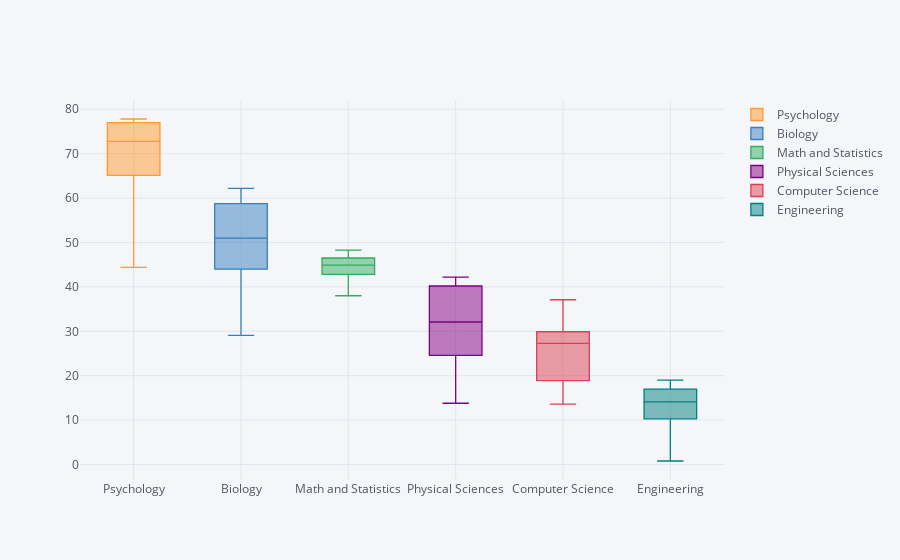

The notebook cell saved with this chart:
### Code cell
df=bachelor_degrees.loc[:,stem_cats]
title_plot, x_title, y_title = 'Women distribution in stem degrees 1970-2011','Stem degrees','Percent'
fig=plot_box_cf(df,title_plot,x_title,y_title)
iplot(fig,config=config_cf)

### Figure 1 — Plotly figure (JSON) as saved in the notebook; plotly's stock layout.template omitted (floating-point values rounded to 4 significant figures)
{"data": [{"boxpoints": false, "line": {"width": 1.3}, "marker": {"color": "rgba(255, 153, 51, 1.0)"}, "name": "Psychology", "orientation": "v", "type": "box", "uid": "09ad8f60-324c-42a7-b160-1648925c6c92", "y": [44.4, 46.2, 47.6, 50.4, 52.6, 54.5, 56.9, 59, 61.3, 63.3, 65.1, 66.9, 67.5, 67.9, 68.2, 69, 69, 70.1, 70.9, 71.6, 72.6, 73.2, 73.2, 73.1, 72.9, 73, 73.9, 74.4, 75.1, 76.5, 77.5, 77.5, 77.7, 77.8, 77.8, 77.5, 77.4, 77.1, 77.2, 77.1, 77, 76.7]}, {"boxpoints": false, "line": {"width": 1.3}, "marker": {"color": "rgba(55, 128, 191, 1.0)"}, "name": "Biology", "orientation": "v", "type": "box", "uid": "7d260706-2529-460f-828a-f09bc12f7a0c", "y": [29.09, 29.39, 29.81, 31.15, 33.0, 34.45, 36.07, 38.33, 40.11, 42.07, 44.0, 45.25, 45.97, 46.71, 47.67, 47.91, 48.3, 50.21, 50.1, 50.77, 50.82, 51.47, 51.35, 51.12, 52.25, 52.6, 53.79, 55.0, 56.35, 58.23, 59.39, 60.71, 61.9, 62.17, 61.91, 61.5, 60.17, 59.41, 59.31, 58.49, 59.01, 58.74]}, {"boxpoints": false, "line": {"width": 1.3}, "marker": {"color": "rgba(50, 171, 96, 1.0)"}, "name": "Math and Statistics", "orientation": "v", "type": "box", "uid": "1090cba7-1480-42f6-ba27-10bd1ef0f804", "y": [38, 39, 40.2, 40.9, 41.8, 40.7, 41.5, 41.1, 41.6, 42.3, 42.8, 43.2, 44, 44.3, 46.2, 46.5, 46.7, 46.5, 46.2, 46.2, 47.3, 47, 47.4, 46.4, 47, 46.1, 46.4, 47, 48.3, 47.8, 48.2, 47, 45.7, 46, 44.7, 45.1, 44.1, 44.1, 43.3, 43.3, 43.1, 43.1]}, {"boxpoints": false, "line": {"width": 1.3}, "marker": {"color": "rgba(128, 0, 128, 1.0)"}, "name": "Physical Sciences", "orientation": "v", "type": "box", "uid": "aa2e92a3-e8ed-430d-8ef4-2329e443b7e6", "y": [13.8, 14.9, 14.8, 16.5, 18.2, 19.1, 20, 21.3, 22.5, 23.7, 24.6, 25.7, 27.3, 27.6, 28, 27.5, 28.4, 30.4, 29.7, 31.3, 31.6, 32.6, 32.6, 33.6, 34.8, 35.9, 37.3, 38.3, 39.7, 40.2, 41, 42.2, 41.1, 41.7, 42.1, 41.6, 40.8, 40.7, 40.7, 40.7, 40.2, 40.1]}, {"boxpoints": false, "line": {"width": 1.3}, "marker": {"color": "rgba(219, 64, 82, 1.0)"}, "name": "Computer Science", "orientation": "v", "type": "box", "uid": "b7e8f9fe-e5eb-4642-8c06-0eb4faa7e020", "y": [13.6, 13.6, 14.9, 16.4, 18.9, 19.8, 23.9, 25.7, 28.1, 30.2, 32.5, 34.8, 36.3, 37.1, 36.8, 35.7, 34.7, 32.4, 30.8, 29.9, 29.4, 28.7, 28.2, 28.5, 28.5, 27.5, 27.1, 26.8, 27, 28.1, 27.7, 27.6, 27, 25.1, 22.2, 20.6, 18.6, 17.6, 17.8, 18.1, 17.6, 18.2]}, {"boxpoints": false, "line": {"width": 1.3}, "marker": {"color": "rgba(0, 128, 128, 1.0)"}, "name": "Engineering", "orientation": "v", "type": "box", "uid": "8071f37d-f1bb-426a-b14e-15db1467e605", "y": [0.8, 1, 1.2, 1.6, 2.2, 3.2, 4.5, 6.8, 8.4, 9.4, 10.3, 11.6, 12.4, 13.1, 13.5, 13.5, 13.9, 14, 13.9, 14.1, 14.1, 14, 14.5, 14.9, 15.7, 16.2, 16.7, 17, 17.8, 18.6, 18.4, 19, 18.7, 18.8, 18.2, 17.9, 16.8, 16.8, 16.5, 16.8, 17.2, 17.5]}], "layout": {"legend": {"bgcolor": "#F5F6F9", "font": {"color": "#4D5663"}}, "paper_bgcolor": "#F5F6F9", "plot_bgcolor": "#F5F6F9", "title": {"font": {"color": "#4D5663"}}, "xaxis": {"gridcolor": "#E1E5ED", "showgrid": true, "tickfont": {"color": "#4D5663"}, "title": {"font": {"color": "#4D5663"}, "text": ""}, "zerolinecolor": "#E1E5ED"}, "yaxis": {"gridcolor": "#E1E5ED", "showgrid": true, "tickfont": {"color": "#4D5663"}, "title": {"font": {"color": "#4D5663"}, "text": ""}, "zerolinecolor": "#E1E5ED"}}}
